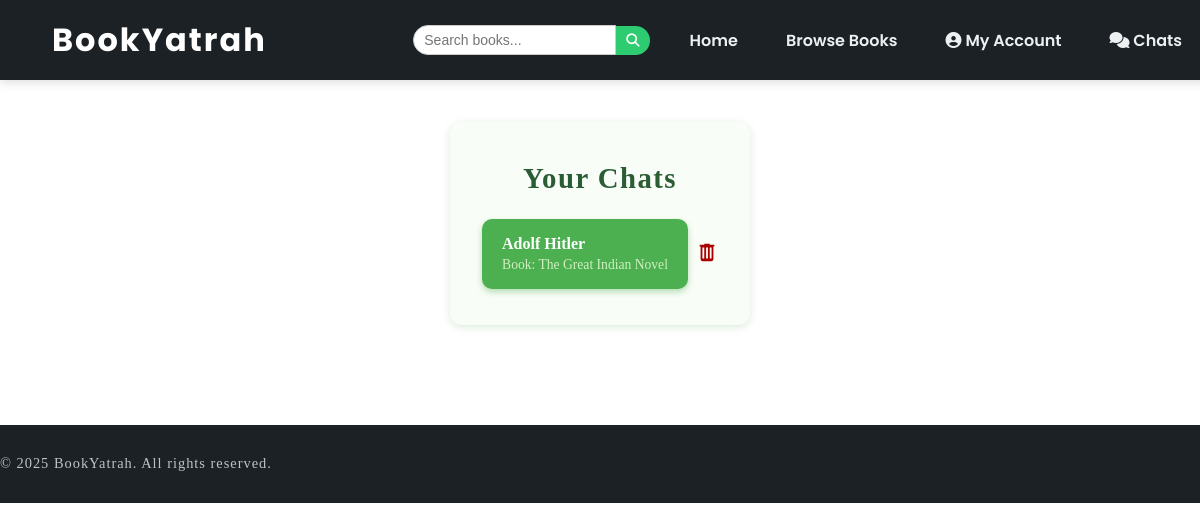
The page /chat/inbox/ (signed in) on the database as committed earlier.
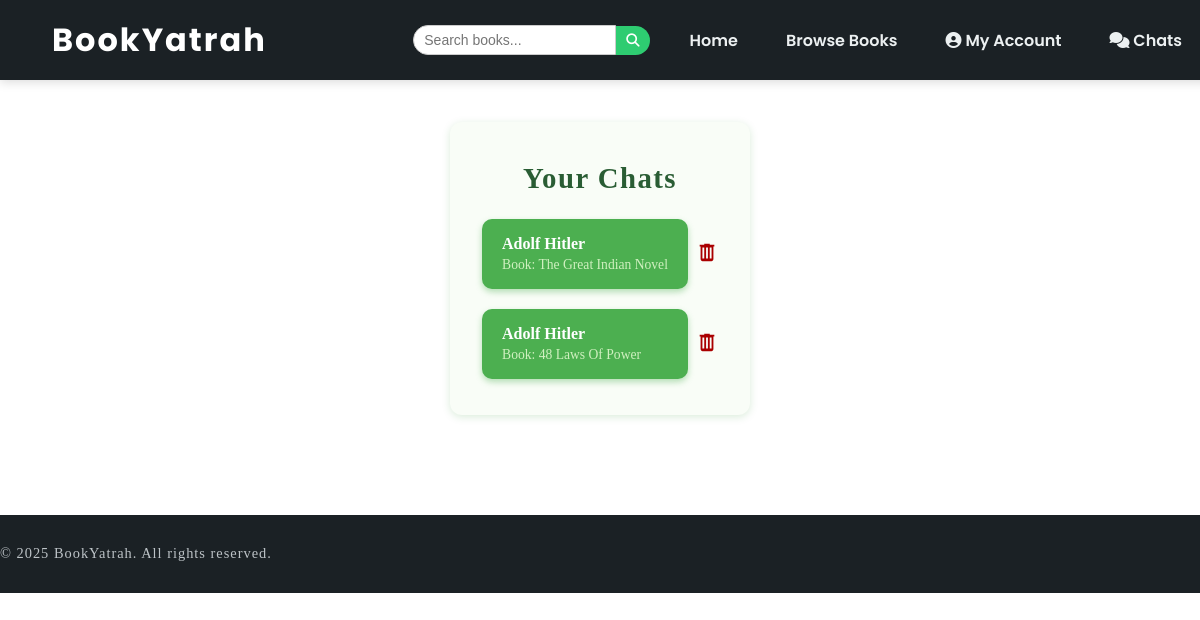
The same page on the database as committed later.
### exchanges/models.py (models this page shows, shortened)
class ExchangeRequest(models.Model):
    STATUS_CHOICES = [
        ('pending', 'Pending'),
        ('accepted', 'Accepted'),
        ('declined', 'Declined'),
        ('expired', 'Expired'),
    ]
    requester = models.ForeignKey(User, related_name='sent_requests', on_delete=models.CASCADE)
    requested_book = models.ForeignKey(Book, related_name='received_requests', on_delete=models.CASCADE)
    offered_book = models.ForeignKey(Book, related_name='offered_requests', on_delete=models.CASCADE)
    status = models.CharField(max_length=10, choices=STATUS_CHOICES, default='pending')
    timestamp = models.DateTimeField(auto_now_add=True)

### users/models.py (models this page shows, shortened)
class Book(models.Model):
    CONDITION_CHOICES = [
        ('New', 'New'),
        ('Good', 'Good'),
        ('Okay', 'Okay'),
    ]
    owner = models.ForeignKey(User, on_delete=models.CASCADE, related_name='books')
    title = models.CharField(max_length=255)
    author = models.CharField(max_length=255)
    language = models.CharField(max_length=100)
    genres = models.ManyToManyField(Genre, blank=True)
    condition = models.CharField(max_length=10, choices=CONDITION_CHOICES)
    description = models.TextField(blank=True, null=True)
    image = models.ImageField(upload_to='book_images/')
    location = models.CharField(max_length=255)  # autofill from user profile
    preferred_genres = models.ManyToManyField(Genre, related_name='preferred_books', blank=True)
    uploaded_at = models.DateTimeField(auto_now_add=True)

### chat/views.py (the view)
# urls.py: path('inbox/', views.inbox, name='inbox'),
@login_required
def inbox(request):
    exchanges = ExchangeRequest.objects.filter(
        status='accepted'
    ).filter(
        Q(requester=request.user) | Q(requested_book__owner=request.user)
    )
    return render(request, 'chat/inbox.html', {'exchanges': exchanges})

### chat/templates/chat/inbox.html (shortened to what this page needs)
{% extends 'home/base.html' %}
{% block content %}
<div class="exchange-container">
  <h2 class="title">Your Chats</h2>
  {% if exchanges %}
    <ul class="chat-list">
      {% for exchange in exchanges %}
        <li>
          <a class="chat-link" href="{% url 'chat:chat_room' exchange.id %}">
            {% if exchange.requester == user %}
              {{ exchange.requested_book.owner.first_name }} {{ exchange.requested_book.owner.last_name }}
            {% else %}
              {{ exchange.requester.first_name }} {{ exchange.requester.last_name }}
            {% endif %}
            <small>Book: {{ exchange.requested_book.title }}</small>
          </a>
          <form method="POST" action="{% url 'chat:delete_chat' exchange.id %}" onsubmit="return confirm('Are you sure you want to close this exchange? This will cancel the chat for both users.')">
            <button type="submit" class="delete-button" title="Close Chat">
              <svg xmlns="http://www.w3.org/2000/svg" viewBox="0 0 24 24">
                <path d="M9 3v1H4v2h1v14a2 2 0 0 0 2 2h10a2 2 0 0 0 2-2V6h1V4h-5V3H9zm2 4h2v12h-2V7zm-4 0h2v12H7V7zm8 0h2v12h-2V7z"/>
              </svg>
            </button>
          </form>
        </li>
      {% endfor %}
    </ul>
  {% else %}
    <p class="no-chats">You have no active chats yet.</p>
  {% endif %}
</div>
{% endblock %}

Rows that differ between the two databases and show on the page:
added ExchangeRequest: requester.first_name "Adolf", requester.last_name "Hitler", requested_book "48 Laws Of Power"
